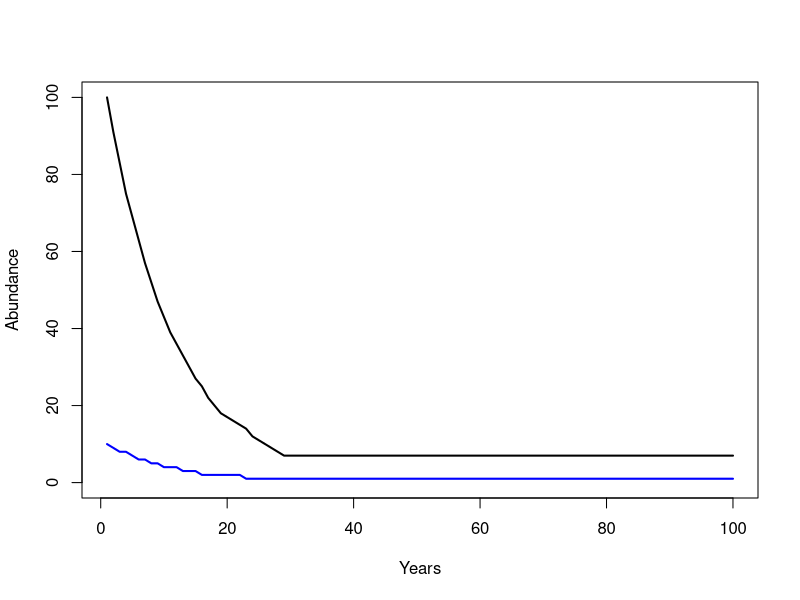

The R script that drew this image:
#### Example population dynamics model

set.seed(2013)

### Basic idea: N = A + J

################## Deterministic model
ad.surv<-0.81               ### Adult survival

pc.prod<-0.1               ### Productivity per capita

n.year<-100                 ### Years to simulate

#### Store the results in a matrix
out.pop<-matrix(0, ncol=2, nrow=n.year)

colnames(out.pop)<-c("Adults", "Juveniles")

out.pop

### Initial conditions - 1st year
out.pop[1, 1]<-100                              ### Adults first year

out.pop[1, 2]<-round(out.pop[1, 1]*pc.prod, digits=0)       ### Juveniles born first year

out.pop

#### Subsequent years
for (i in 2:n.year){

    out.pop[i, 1]<-round(out.pop[i-1, 1]*ad.surv, digits=0)+out.pop[i-1, 2]                     ### Number of adults

    out.pop[i, 2]<-round(out.pop[i, 1]*pc.prod, digits=0)        ### Number of juveniles born

}

out.pop

### Plot
max.ab<-max(c(unlist(out.pop)))

max.ab

plot(out.pop[ , 1]~c(1:n.year), type="l", xlab="Years", lwd=2, ylab="Abundance", ylim=c(0, max.ab))

lines(out.pop[ , 2]~c(1:n.year), lwd=2, col="blue")
